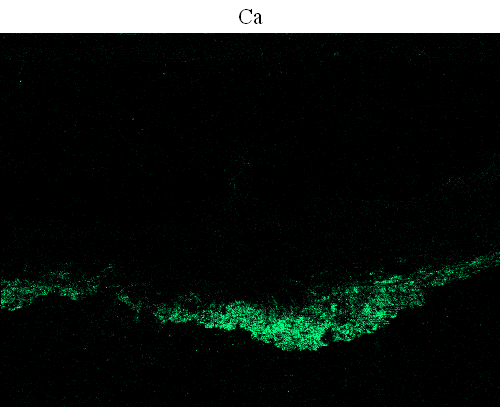
#> input picture 1-Ca.tif, 500 x 407 px
$ python IAanalisys.py 1-Ca.tif 1-S.tif
#> lines starting #> are read from the running program, lines starting #| are printed output that depends on the picture
import cv2
import numpy as np
import sys
import math

import matplotlib.pyplot as plt
import matplotlib as mpl
from mpl_toolkits.axes_grid1 import make_axes_locatable
from mpl_toolkits.axes_grid1.colorbar import colorbar
#style.use('fivethirtyeight')

from PIL import Image

import pdb


def cal_luminosity(file_name):

#> called with file_name = '1-Ca.tif'
    cv_img = cv2.imread(file_name)#np.array con shape(filas, columnas, canales)
#> cv_img is the input picture: shape (407, 500, 3); mean B, G, R 23.7, 26.7, 20.6
    cv_img = cv2.cvtColor(cv_img, cv2.COLOR_BGR2RGB) #volvemos el valor del np.array a RGB para procesar
    cv_img = cv_img[40:407, 0:500]
#> cv_img: shape (367, 500, 3)
    #cv_img = cv2.GaussianBlur(cv_img, (5,5), 0)
    #b, g, r = cv2.split(cv_img)#separamos los canales en gbr
    b = cv_img[:,:,0]#Estas lineas hacen lo mismo que la anterior, pero mas eficiente
#> b: shape (367, 500); every value is 0
    g = cv_img[:,:,1]
    r = cv_img[:,:,2]
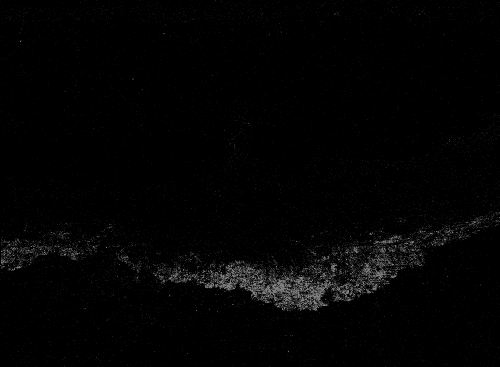
#> r: shape (367, 500); min 0, max 128, mean 3.4

    #Este for hace lo mismo que cv_img2 = cv2.imread(file_name, 0)
    holder = np.ones(cv_img[:,:,0].shape)
    for i in range(b.shape[0]):#Filas
        for j in range(b.shape[1]):#Columnas
            lum=0.2126*r[i][j] + 0.7152*g[i][j] + 0.0722*b[i][j] #Photometric/digital ITU BT.709
            #lum=0.299*r[i][j] +0.587*g[i][j]+0.114*b[i][j] #Digital ITU BT.601
                                                            #(gives more weight to the R and B components)
            holder[i][j] = lum

    #Normalizamos la matriz

    maxholder = np.amax(holder)
#> maxholder = 209.6
    for i in range(b.shape[0]):
        for j in range(b.shape[1]):
            holder[i][j] = holder[i][j]/maxholder
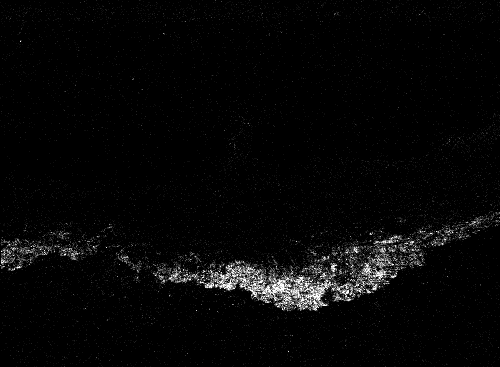
#> holder: shape (367, 500) float64; min 0, max 1, mean 0.0266

    return(holder, maxholder)

def cal_ratio(img1, img2, row, column, cv_img1max, cv_img2max):

    #img1 = cv2.GaussianBlur(img1, (7,7), 0)
    #img2 = cv2.GaussianBlur(img2, (7,7), 0)

    holder = np.ones((row, column))

    #pdb.set_trace()

    for i in range(holder.shape[0]):
        for j in range(holder.shape[1]):

            if cv_img2max > cv_img1max:
                a = img1[i][j]/img2[i][j]
                holder[i][j]= a
                # [4 lines of commented-out code are left out]

            elif cv_img1max > cv_img2max:
                a = img2[i][j]/img1[i][j]
                holder[i][j] = a
                # [5 lines of commented-out code are left out]
    return holder
#--------------------------------------------------------------------------------------------------

images_names = [sys.argv[1], sys.argv[2]]
#pdb.set_trace()

#creamos ambas matrices a partir de del calculo de luminosidad (grayscale)
cv_img1 = cal_luminosity(images_names[0])[0]
cv_img1max = cal_luminosity(images_names[0])[1]#Son de las imagenes no normalizadas
#> cv_img1max = 209.6
cv_img2 = cal_luminosity(images_names[1])[0]
#> call 3 of cal_luminosity, with file_name = '1-S.tif'
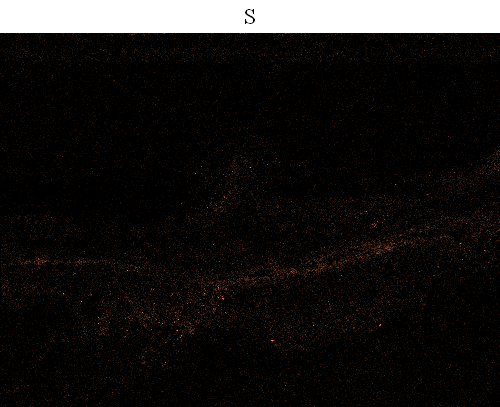
#> input picture 1-S.tif, 500 x 407 px
#> in cal_luminosity, cv_img is the input picture: shape (407, 500, 3); mean B, G, R 21.8, 23, 25.3
#> in cal_luminosity (call 3), `cv_img = cv_img[40:407, 0:500]`:
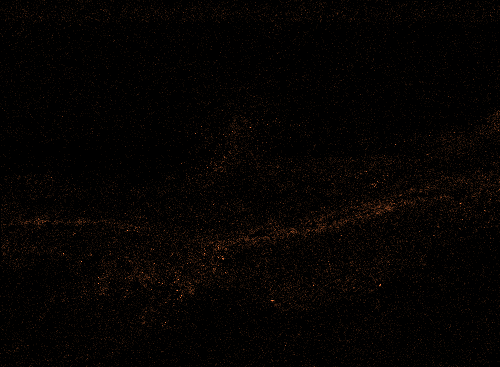
#> cv_img: shape (367, 500, 3); mean R, G, B 5, 2.6, 1.2
#> in cal_luminosity (call 3), `b = cv_img[:,:,0]#Estas lineas hacen lo mismo que la anterior, pero ma..`:
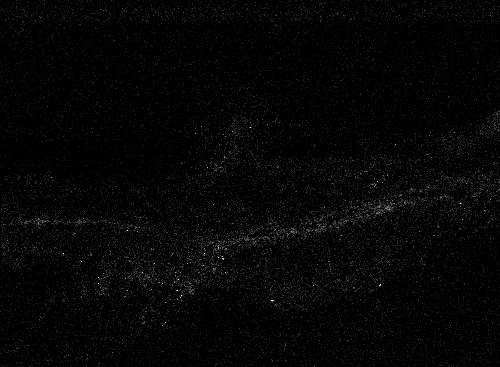
#> b: shape (367, 500); min 0, max 255, mean 5
#> in cal_luminosity (call 3), `r = cv_img[:,:,2]`:
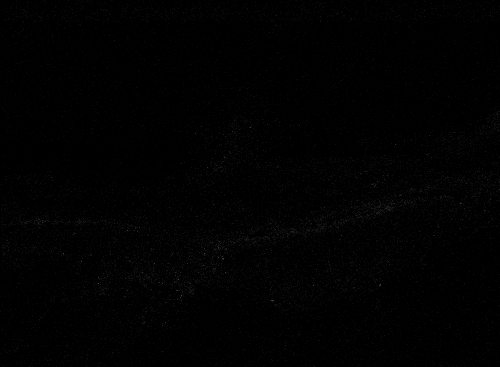
#> r: shape (367, 500); min 0, max 64, mean 1.2
#> in cal_luminosity (call 3), `maxholder = np.amax(holder)`: maxholder = 123.6
#> after the loop in cal_luminosity (call 3), `for i in range(b.shape[0]):`:
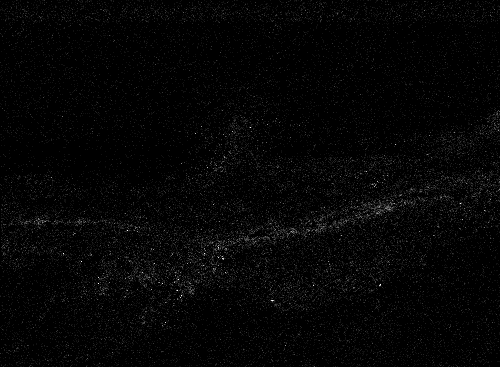
#> holder: shape (367, 500) float64; min 0, max 1, mean 0.0202
cv_img2max = cal_luminosity(images_names[1])[1]#Son de las imagenes no normalizadas
#> cv_img2max = 123.6

row = len(cv_img1[:,1])
#> row = 367
column = len(cv_img1[1,:])
#> column = 500
#pdb.set_trace()

#Creamos la imagen con la razon de las otras dos
cv_result = cal_ratio(cv_img1, cv_img2, row, column,
                      cv_img1max, cv_img2max)

#pdb.set_trace()

cv_result_min = np.nanmin(cv_result)
#> cv_result_min = 0
cv_result_max = np.nanmax(cv_result)
#> cv_result_max = inf
#pdb.set_trace()

bounds = np.linspace(cv_result_min, cv_result_max, 10, endpoint=True)

ax1 = plt.subplot(111)
pltimg = ax1.imshow(cv_result, cmap = plt.cm.jet)
divider = make_axes_locatable(ax1)
cax = divider.append_axes("right", size="5%", pad=0.05)
plt.colorbar(pltimg, cax = cax, ticks = bounds)

plt.show()


# [9 lines of commented-out code are left out]
